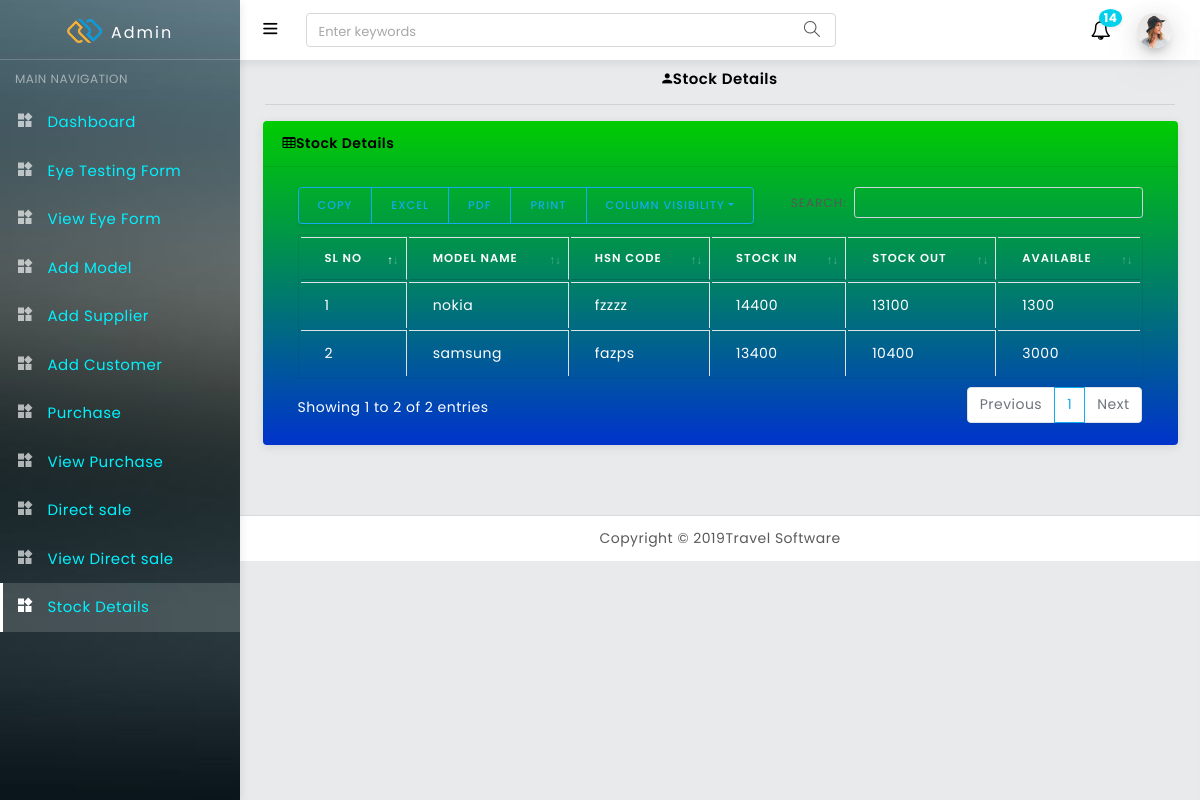
/stock_details.php, run on the app's committed database.
### tables this page shows
CREATE TABLE `stock_details` (
  `id` int(11) NOT NULL,
  `model_name` varchar(555) NOT NULL,
  `hsn_from_stock_details` varchar(555) NOT NULL,
  `stock_in` varchar(555) NOT NULL,
  `stock_out` varchar(555) NOT NULL,
  `available` varchar(555) NOT NULL
);

### stock_details.php (the view, shortened to what this page needs)
<?php
  include('includes/config.php');
?>
<!DOCTYPE html>
<html lang="en">
<head>
   <?php include('includes/header.php')?>
</head>
<body>
 <div id="wrapper">
<?php include('includes/sidebar.php')?>
<?php include('includes/topnav.php')?>
  <div class="content-wrapper">
    <div class="container-fluid">
   <div class="form-body">
      <h6 align="center" class="txt-dark" style="font-size:15px;" ><i class="zmdi zmdi-account mr-10"></i>Stock Details</h6>
     <hr class="light-grey-hr"/>
   </div>
       <div class="row">
        <div class="col-lg-12">
          <div class="card text-white" style="background:linear-gradient(to bottom, #00cc00 0%, #0033cc 100%);">
            <div class="card-header"><i class="fa fa-table"></i>Stock Details</div>
            <div class="card-body">
              <div class="table-responsive">
              <table id="example" class="table table-bordered">
                <thead>
                   <tr>
                             <th>Sl No</th>
                            <th>Model Name</th>
                            <th>HSN Code</th>
                            <th>Stock In</th>
                            <th>Stock Out</th>
                            <th>Available</th>
                            </tr>
                </thead>
                <tbody>
                    <tr>
                    <?php
                    $sql = "SELECT * FROM  stock_details";
                    $result = $conn->query($sql);
                    $i = 1;
                      while($row = $result->fetch_assoc())
                      {
                      ?>
                      <?php
                       $sin=$row["stock_in"];
                       $sout=$row["stock_out"];
                       $total_ava=$sin-$sout;
                      ?>
                      <td><?php echo $i;?></td>
                      <td><?php echo $row["model_name"];?></td>
                      <td><?php echo $row["hsn_from_stock_details"];?></td>
                      <td><?php echo $row["stock_in"];?></td>
                      <td><?php echo $row["stock_out"];?></td>
                      <td><?php echo $total_ava;?></td>
                        <?php
                        $i++;
                          echo "</tr>";
                        }
                      ?>
                </tbody>
            </table>
            </div>
            </div>
          </div>
        </div>
      </div>
      <br>
    </div>
  </div>
  <?php include('includes/footer.php')?>
  </div>
</body>
</html>

### includes/header.php (shortened to what this page needs)
<link href="assets/plugins/vectormap/jquery-jvectormap-2.0.2.css" rel="stylesheet"/>
<link href="assets/plugins/simplebar/css/simplebar.css" rel="stylesheet"/>
<link href="assets/css/bootstrap.min.css" rel="stylesheet"/>
<link href="assets/css/animate.css" rel="stylesheet" type="text/css"/>
<link href="assets/css/icons.css" rel="stylesheet" type="text/css"/>
<link href="assets/css/sidebar-menu.css" rel="stylesheet"/>
<link href="assets/css/app-style.css" rel="stylesheet"/>
<link href="assets/plugins/bootstrap-datatable/css/dataTables.bootstrap4.min.css" rel="stylesheet" type="text/css">
<link href="assets/plugins/bootstrap-datatable/css/buttons.bootstrap4.min.css" rel="stylesheet" type="text/css">

### includes/sidebar.php (shortened to what this page needs)
<div id="sidebar-wrapper" class="bg-theme bg-theme2" data-simplebar="" data-simplebar-auto-hide="true">
  <div class="brand-logo">
   <a href="index.html">
    <img src="assets/images/logo-icon.png" class="logo-icon" alt="logo icon">
    <h5 class="logo-text">Admin</h5>
  </a>
</div>
<ul class="sidebar-menu do-nicescrol">
   <li class="sidebar-header">MAIN NAVIGATION</li>
   <li>
     <a href="dashboard.php" class="waves-effect">
       <i class="zmdi zmdi-widgets"></i> <span  style="color:#00f2ff;">Dashboard</span>
     </a>
   </li>
   <li>
     <a href="eye_test.php" class="waves-effect-blue">
       <i class="zmdi zmdi-widgets"></i> <span style="color:#00f2ff;">Eye Testing Form</span>
     </a>
   </li>
   <li>
     <a href="eye_test_form_show.php" class="waves-effect-blue">
       <i class="zmdi zmdi-widgets"></i> <span style="color:#00f2ff;">View Eye Form</span>
     </a>
   </li>
   <li>
     <a href="add_model.php" class="waves-effect-blue">
       <i class="zmdi zmdi-widgets"></i> <span style="color:#00f2ff;">Add Model </span>
     </a>
   </li>
   <li>
     <a href="add_supplier.php" class="waves-effect-blue">
       <i class="zmdi zmdi-widgets"></i> <span style="color:#00f2ff;">Add Supplier</span>
     </a>
   </li>
   <li>
     <a href="add_coustomer.php" class="waves-effect-blue">
       <i class="zmdi zmdi-widgets"></i> <span style="color:#00f2ff;">Add Customer</span>
     </a>
   </li>
    <li>
     <a href="purchase.php" class="waves-effect-blue">
       <i class="zmdi zmdi-widgets"></i> <span style="color:#00f2ff;">Purchase</span>
     </a>
   </li>
    <li>
     <a href="view_purchase.php" class="waves-effect-blue">
       <i class="zmdi zmdi-widgets"></i> <span style="color:#00f2ff;">View Purchase</span>
     </a>
   </li>
   <li>
     <a href="direct_sale.php" class="waves-effect-blue">
       <i class="zmdi zmdi-widgets"></i> <span style="color:#00f2ff;">Direct sale</span>
     </a>
   </li>
   <li>
     <a href="view_direct_sale.php" class="waves-effect-blue">
       <i class="zmdi zmdi-widgets"></i> <span style="color:#00f2ff;">View Direct sale</span>
     </a>
   </li>
   <li>
     <a href="stock_details.php" class="waves-effect-blue">
       <i class="zmdi zmdi-widgets"></i> <span style="color:#00f2ff;">Stock Details</span>
     </a>
   </li>
 </ul>
</div>

### includes/topnav.php (shortened to what this page needs)
<header class="topbar-nav">
 <nav class="navbar navbar-expand fixed-top">
  <ul class="navbar-nav mr-auto align-items-center">
    <li class="nav-item">
      <a class="nav-link toggle-menu" href="javascript:void();">
       <i class="icon-menu menu-icon"></i>
     </a>
    </li>
    <li class="nav-item">
      <form class="search-bar">
        <input type="text" class="form-control" placeholder="Enter keywords">
         <a href="javascript:void();"><i class="icon-magnifier"></i></a>
      </form>
    </li>
  </ul>
  <ul class="navbar-nav align-items-center right-nav-link">
    <li class="nav-item dropdown-lg">
      <a class="nav-link dropdown-toggle dropdown-toggle-nocaret waves-effect" data-toggle="dropdown" href="javascript:void();">
    <i class="fa fa-bell-o"></i><span class="badge badge-info badge-up">14</span></a>
    </li>
    <li class="nav-item">
      <a class="nav-link dropdown-toggle dropdown-toggle-nocaret" data-toggle="dropdown" href="#">
        <span class="user-profile"><img src="assets/images/avatars/avatar-13.png" class="img-circle" alt="user avatar"></span>
      </a>
    </li>
  </ul>
</nav>
</header>

### includes/footer.php
<footer class="footer">
      <div class="container">
        <div class="text-center">
          Copyright © <?php echo date('Y')?>Travel Software
        </div>
      </div>
    </footer>

### assets/css/sidebar-menu.css (style rules this page uses)
.sidebar-menu { list-style: none; margin: 0; padding: 0; background-color: transparent; }
.sidebar-menu>li { position: relative; margin: 0; padding: 0; }
.sidebar-menu>li>a { padding: 13px 5px 13px 15px; display: block; border-left: 3px solid transparent; color: rgba(255, 255, 255, 0.65); font-size: 15px; }
.sidebar-menu>li:hover>a, .sidebar-menu>li.active>a { color: #ffffff; background: rgba(255, 255, 255, 0.15); border-left-color: #ffffff; }
.sidebar-menu li.sidebar-header { padding: 10px 25px 10px 15px; font-size: 12px; color: rgba(255, 255, 255, 0.5); }
.sidebar-menu a { color: #b8c7ce; text-decoration: none; }

### data on the page
stock_details: model_name "nokia", hsn_from_stock_details "fzzzz", stock_in "14400", stock_out "13100", total_ava "1300"
stock_details: model_name "samsung", hsn_from_stock_details "fazps", stock_in "13400", stock_out "10400", total_ava "3000"
